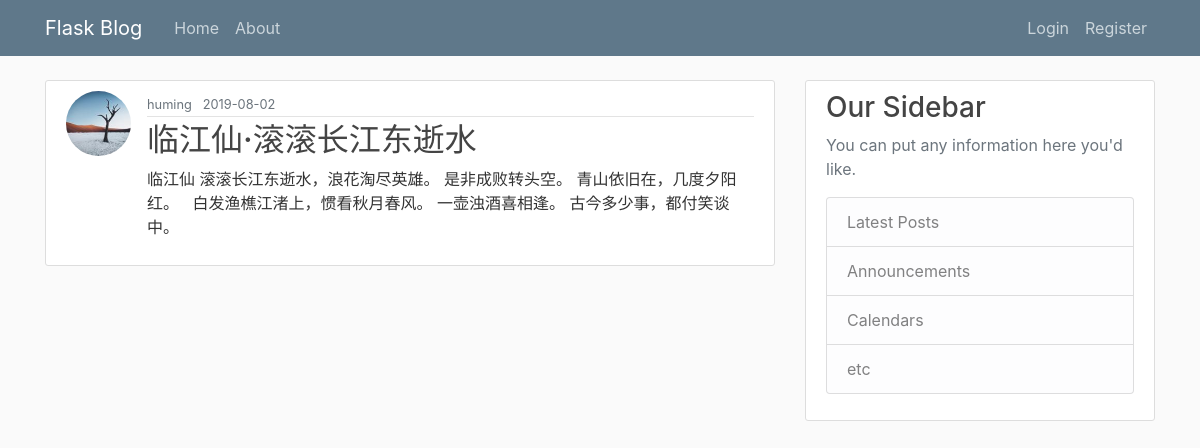
The page /home on the database its author committed.
### galaxy/models/post.py (models this page shows, shortened)
class Post(db.Model):
    id = db.Column(db.Integer, primary_key=True)
    title = db.Column(db.String(100), nullable=False)
    date_posted = db.Column(db.DateTime, nullable=False, default=datetime.now)
    content = db.Column(db.Text, nullable=False)
    user_id = db.Column(db.Integer, db.ForeignKey('user.id'), nullable=False)

### galaxy/models/user.py (models this page shows, shortened)
class User(db.Model, UserMixin):
    id = db.Column(db.Integer, primary_key=True)
    username = db.Column(db.String(20), unique=True, nullable=False)
    email = db.Column(db.String(120), unique=True, nullable=False)
    image_file = db.Column(db.String(20), nullable=False, default='default.jpg')
    password = db.Column(db.String(60), nullable=False)
    posts = db.relationship('Post', backref='author', lazy=True)

### galaxy/routes/main.py (the view)
@main.route('/')
@main.route('/home')
def home():
    page = request.args.get('page', 1, type=int)
    posts = Post.query.order_by(Post.date_posted.desc()).paginate(per_page=5, page=page)
    return render_template('views/index.html', posts=posts)

### galaxy/__init__.py (called while the page is built)
def create_app():
    from .routes.user import user
    from .routes.post import post
    from .routes.main import main
    app = Flask(__name__)
    app.config.from_object(Config)
    db.init_app(app)
    db.create_all(app=app)
    bcrypt.init_app(app)
    mail.init_app(app)
    login_manager.init_app(app)
    app.register_blueprint(user)
    app.register_blueprint(post)
    app.register_blueprint(main)
    @app.template_filter()
    def html2text(t):
        bs = BeautifulSoup(t, 'html.parser')
        return bs.get_text()
    return app

### galaxy/templates/views/index.html (shortened to what this page needs)
{% extends 'layout/base_layout.html' %}
{% block content %}
    {% for post in posts.items %}
        <article class="media content-section">
            <img alt="img" class="rounded-circle article-img" src={{ url_for('static', filename='profile_pics/{}'.format(post.author.image_file)) }}>
            <div class="media-body">
                <div class="article-metadata">
                <small class="text-muted">{{ post.author.username }} &nbsp; {{ post.date_posted.strftime('%Y-%m-%d') }}</small>
                </div>
                <h2><a class="article-title" href="{{ url_for('post.single_post', post_id=post.id) }}">{{ post.title }}</a></h2>
                <p class="article-content">{{ (post.content | html2text)[0:100] }}</p>
            </div>
        </article>
    {% endfor %}
{% endblock %}

### galaxy/static/css/style.css (style rules this page uses)
body { background: #fafafa; color: #333333; margin-top: 5rem; }
h1, h2, h3, h4, h5, h6 { color: #444444; }
.content-section { background: #ffffff; padding: 10px 20px; border: 1px solid #dddddd; border-radius: 3px; margin-bottom: 20px; }
.article-title { color: #444444; }
.article-img { height: 65px; width: 65px; margin-right: 16px; }
.article-metadata { padding-bottom: 1px; margin-bottom: 4px; border-bottom: 1px solid #e3e3e3 }

### rows shown on the page
Post: image_file (picture), author.username "huming", date_posted "2019-08-02", title "临江仙·滚滚长江东逝水", content "临江仙 滚滚长江东逝水，浪花淘尽英雄。 是非成败转头空。 青山依旧在，几度夕阳红。 白发渔樵江渚上，惯看秋月春风。 一壶浊酒喜相逢。 古今多少事，都付笑谈中。"
